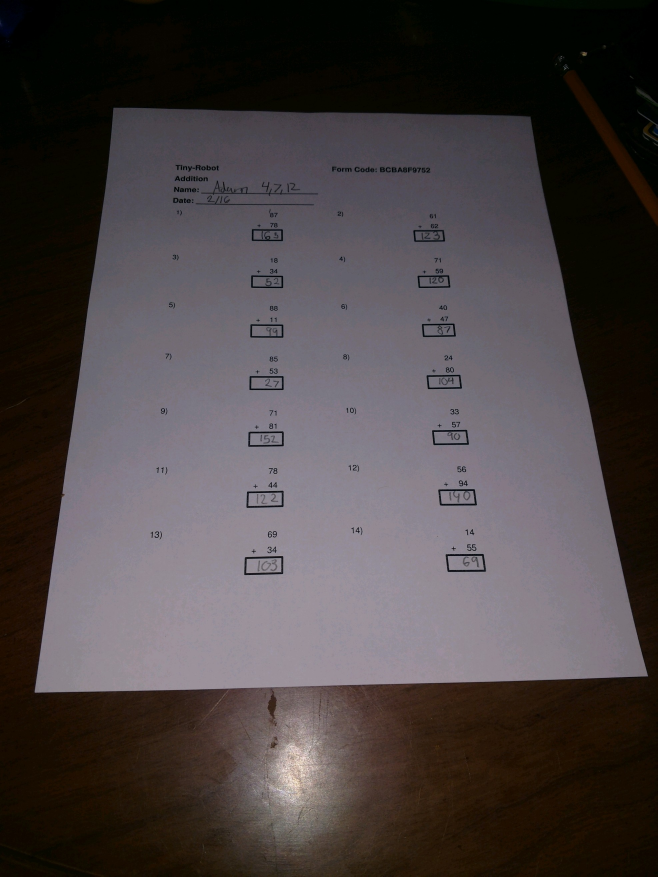
#> input picture images/BCBA8F9752.jpg, 1972 x 2629 px (shown at 1/3 size)
$ python extractor.py   (older library calls are emulated)
#> lines starting #> are read from the running program, lines starting #| are printed output that depends on the picture; after the words box and inside, x2 and y2 are one past the last pixel; in counts of white or black regions, pixels touching at a corner belong together
### helpers.py
import math

import cv2
import numpy as np


'''
Image manipulation helper functions
code adpated from https://github.com/prajwalkr/SnapSudoku/
'''

def show(img, window_name='Image'):
    screen_res = 1280.0, 720.0
    scale_width = screen_res[0] / img.shape[1]
    scale_height = screen_res[1] / img.shape[0]
    scale = min(scale_width, scale_height)
    window_width = int(img.shape[1] * scale)
    window_height = int(img.shape[0] * scale)

    cv2.namedWindow(window_name, cv2.WINDOW_NORMAL)
    cv2.resizeWindow(window_name, window_width, window_height)

    cv2.imshow(window_name, img)
    cv2.waitKey(0)
    cv2.destroyAllWindows()

def load_image(path):
    print(path)
    color_img = cv2.imread(path)
    if color_img is None:
        raise IOError('Image not loaded')
    print('Image loaded.')
    return color_img

def is_cv2():
    return cv2.__version__.startswith('2.')

def thresholdify(img):
    img = cv2.adaptiveThreshold(img.astype(np.uint8), 255, cv2.ADAPTIVE_THRESH_GAUSSIAN_C,
                                cv2.THRESH_BINARY, 11, 2)
    return 255 - img


# [52 lines left out: functions get_sorted_contours, sort_contours, filter_contours, not called in this run]

def save_image(full_path, image):
    cv2.imwrite(full_path, image)

def save_images(folder, prefix, images):
    for i, image in enumerate(images):
        save_image("{}{}{}.png".format(folder, prefix, str(i+1)), image)

# [38 lines left out: function find_contours, not called in this run]


def largest_contour(image):
    if is_cv2():
        contours, _ = cv2.findContours(
            image, cv2.RETR_TREE, cv2.CHAIN_APPROX_SIMPLE)
    else:
        _, contours, _ = cv2.findContours(
            image, cv2.RETR_TREE, cv2.CHAIN_APPROX_SIMPLE)
    return max(contours, key=cv2.contourArea)

# [28 lines left out: functions largest_4_sided_contour, show_all_contours, not called in this run]

def round_to_multiple(x, base=5):
    return int(base * round(float(x)/base))

# [43 lines left out: function resize_and_fill, not called in this run]

def make_it_letter(image, side_length=306):
    return cv2.resize(image, (side_length, int(side_length * (11/8.5))))

def area(image):
    return float(image.shape[0] * image.shape[1])


# [5 lines left out: function get_centers_of_contour, not called in this run]


def cut_out_rect(image, contour):
    x, y, w, h = cv2.boundingRect(contour)
    image = image[y:y + h, x:x + w]
    return image

# [5 lines left out: function binarized, not called in this run]

def approx(cnt, perc_of_arc=0.01):
    ''' cnt: opencv contour
        perc_of_arc: see https://docs.opencv.org/3.1.0/dd/d49/tutorial_py_contour_features.html
    '''
    peri = cv2.arcLength(cnt, True)
    app = cv2.approxPolyDP(cnt, perc_of_arc * peri, True)
    return app

def get_corners(processed_image):
    ''' gets corners from the largest quadrlateral in an image '''
    largest = largest_contour(processed_image)
    app = approx(largest)
    corners = get_rectangle_corners(app)
    return corners

def get_rectangle_corners(cnt):
    ''' gets corners from a contour '''

    pts = cnt.reshape(cnt.shape[0], 2)
    rect = np.zeros((4, 2), dtype="float32")

    # the top-left point has the smallest sum whereas the
    # bottom-right has the largest sum
    s = pts.sum(axis=1)
    rect[0] = pts[np.argmin(s)]
    rect[2] = pts[np.argmax(s)]

    # compute the difference between the points -- the top-right
    # will have the minumum difference and the bottom-left will
    # have the maximum difference
    diff = np.diff(pts, axis=1)
    rect[1] = pts[np.argmin(diff)]
    rect[3] = pts[np.argmax(diff)]
    return rect

def convert_to_grayscale(image):
    return cv2.cvtColor(image, cv2.COLOR_BGR2GRAY)

def blur(image, pixels):
    return cv2.GaussianBlur(image, (pixels, pixels), 0)

def get_size(image):
    return image.shape[0:2]

def warp_perspective(rect, grid, size="letter", verbose=False):
    (top_left, top_right, bottom_right, bottom_left) = rect
    width_a = np.sqrt(((bottom_right[0] - bottom_left[0]) ** 2) + \
                    ((bottom_right[1] - bottom_left[1]) ** 2))
    width_b = np.sqrt(((top_right[0] - top_left[0]) ** 2) + \
                    ((top_right[1] - top_left[1]) ** 2))

    # ...and now for the height of our new image
    height_a = np.sqrt(((top_right[0] - bottom_right[0]) ** 2) + \
                        ((top_right[1] - bottom_right[1]) ** 2))
    height_b = np.sqrt(((top_left[0] - bottom_left[0]) ** 2) + \
                        ((top_left[1] - bottom_left[1]) ** 2))

    # take the maximum of the width and height values to reach
    # our final dimensions
    if size == "letter":
        max_width = max(int(width_a), int(width_b))
        max_height = int(max_width * (11/8.5))

    if size == "same":
        max_width = max(int(width_a), int(width_b))
        max_height = max(int(height_a), int(height_b))

    # construct our destination points which will be used to
    # map the screen to a top-down, "birds eye" view
    dst = np.array([
        [0, 0],
        [max_width - 1, 0],
        [max_width - 1, max_height - 1],
        [0, max_height - 1]], dtype="float32")

    # calculate the perspective transform matrix and warp
    # the perspective to grab the screen
    M = cv2.getPerspectiveTransform(rect, dst)

    if verbose:
        print(M)
    warp = cv2.warpPerspective(grid, M, (max_width, max_height))
    #return make_it_square(warp)
    return warp

# [5 lines left out: function get_structuring_element, not called in this run]

def dilate(image, iterations, kernel_type="ellipse"):
    kernel = get_structuring_element(kernel_type)
    return cv2.dilate(image, kernel, iterations=iterations)

def erode(image, iterations, kernel_type="ellipse"):
    kernel = get_structuring_element(kernel_type)
    return cv2.erode(image, kernel, iterations=iterations)

def ellipse_morph(image, size=2):
    kernel = cv2.getStructuringElement(cv2.MORPH_ELLIPSE, (size, size))
    return cv2.morphologyEx(image, cv2.MORPH_CLOSE, kernel)

### pipeline.py
class Pipeline(object):
    def __init__(self, pipeline):
        self.pipeline = pipeline

    def process_pipeline(self, image):
        for process in self.pipeline:
            image = process(image)
        return image

### extractor.py
import cv2

import helpers as Helpers
from pipeline import Pipeline


class Extractor(object):
    '''
        Stores and manipulates the input image to extract the worksheet
    '''

    def __init__(self, path, show_steps=False, save=False):
        self.image = Helpers.load_image(path)
#> in load_image, color_img is the input picture: shape (2629, 1972, 3); mean B, G, R 67.6, 66.8, 73.7

        # build the prepocessing pipleine
        pipeline = Pipeline([
            Helpers.convert_to_grayscale,
            lambda image: Helpers.blur(image, 5),
            Helpers.thresholdify,
            Helpers.ellipse_morph
        ])

        processed_image = pipeline.process_pipeline(self.image)
#> the loop in process_pipeline, `for process in self.pipeline:` made 4 passes
#> pass 3, in thresholdify, `img = cv2.adaptiveThreshold(img.astype(np.uint8), 255, cv2.ADAPTIVE_TH..`:
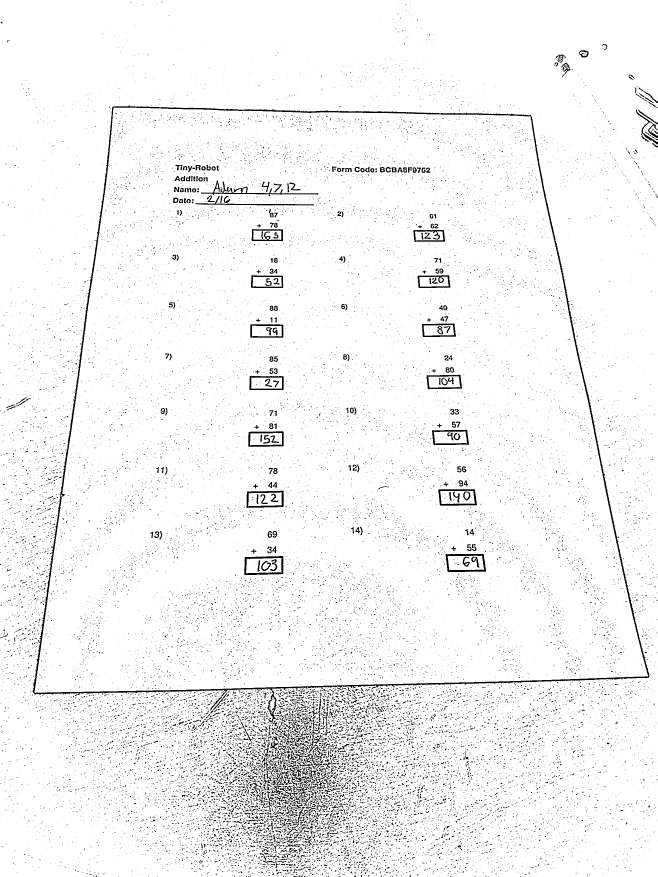
#> img: shape (2629, 1972) (shown at 1/3 size); 95.9% white; 24926 black regions (23685 under 20 px), largest, box (x1, y1, x2, y2) and area: (97, 316, 1948, 2171) 31007, (603, 541, 955, 589) 2041, (733, 1668, 850, 1725) 1810
#> pass 3, in process_pipeline, `image = process(image)`:
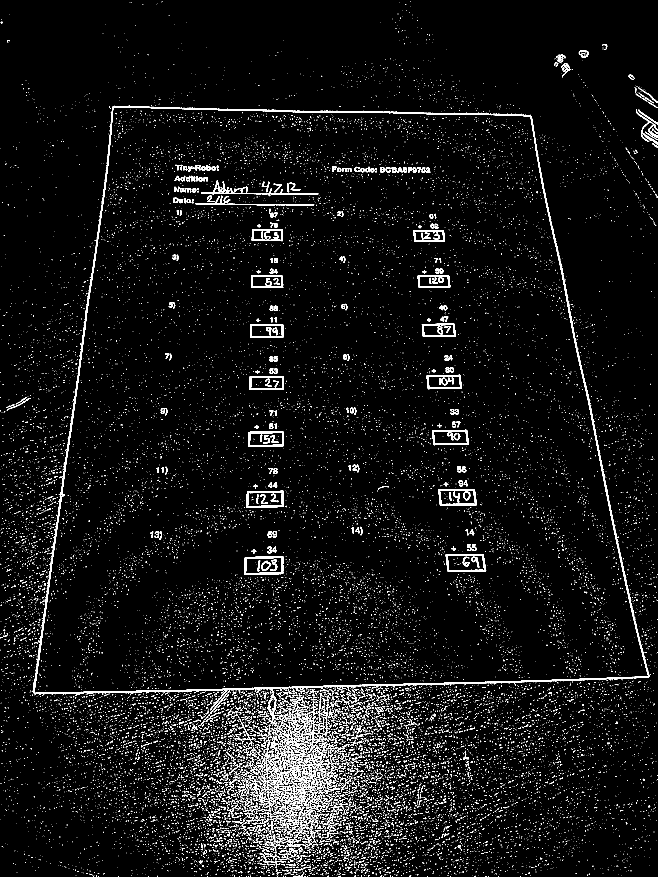
#> image: shape (2629, 1972) (shown at 1/3 size); 4.1% white; 24926 white regions (23685 under 20 px), largest, box (x1, y1, x2, y2) and area: (97, 316, 1948, 2171) 31007, (603, 541, 955, 589) 2041, (733, 1668, 850, 1725) 1810
#> after the loop in process_pipeline, `for process in self.pipeline:`:
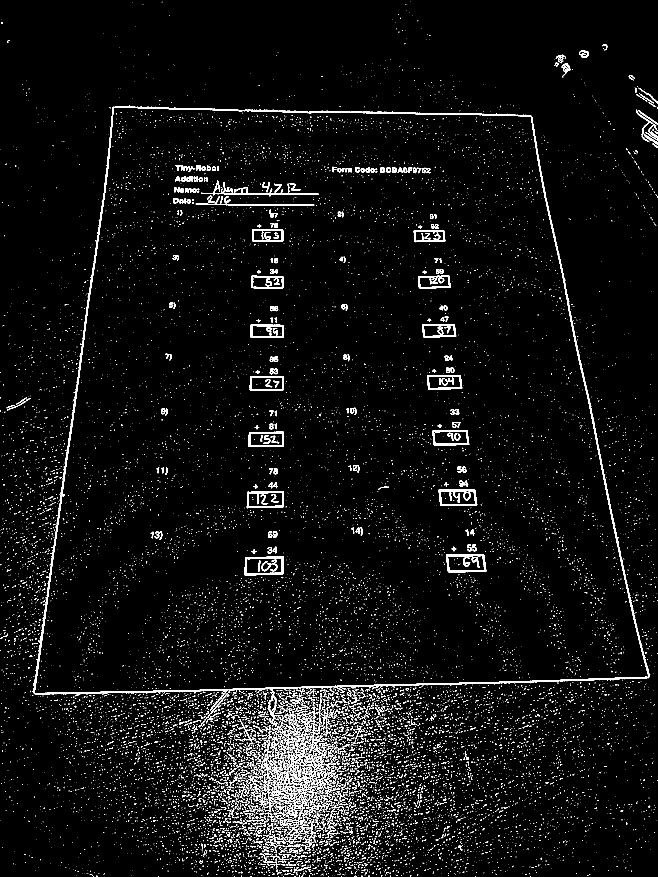
#> image: shape (2629, 1972) (shown at 1/3 size); 3.6% white; 16202 white regions (15084 under 20 px)

        # get the contour, crop it out, find the corners and straighten
        contour = Helpers.largest_contour(processed_image)
#> in largest_contour, `_, contours, _ = cv2.findContours( image, cv2.RETR_TREE, cv2.CHAIN_APP..`: contours = 16352 contours, 15635 with area under 20; largest, box (x1, y1, x2, y2) and area: (97, 317, 1949, 2171) 2668276, (103, 323, 1947, 2080) 2643580, (734, 1669, 851, 1726) 6122, (1338, 1663, 1459, 1717) 5976, (740, 1473, 852, 1525) 5246
#> contour = contour of 3242 points, box (x1, y1, x2, y2) (97, 317, 1949, 2171), area 2668276
        processed_image_cropped = Helpers.cut_out_rect(processed_image, contour)
#> in cut_out_rect, `x, y, w, h = cv2.boundingRect(contour)`: x = 97; y = 317; w = 1852; h = 1854
#> in cut_out_rect, `image = image[y:y + h, x:x + w]`:
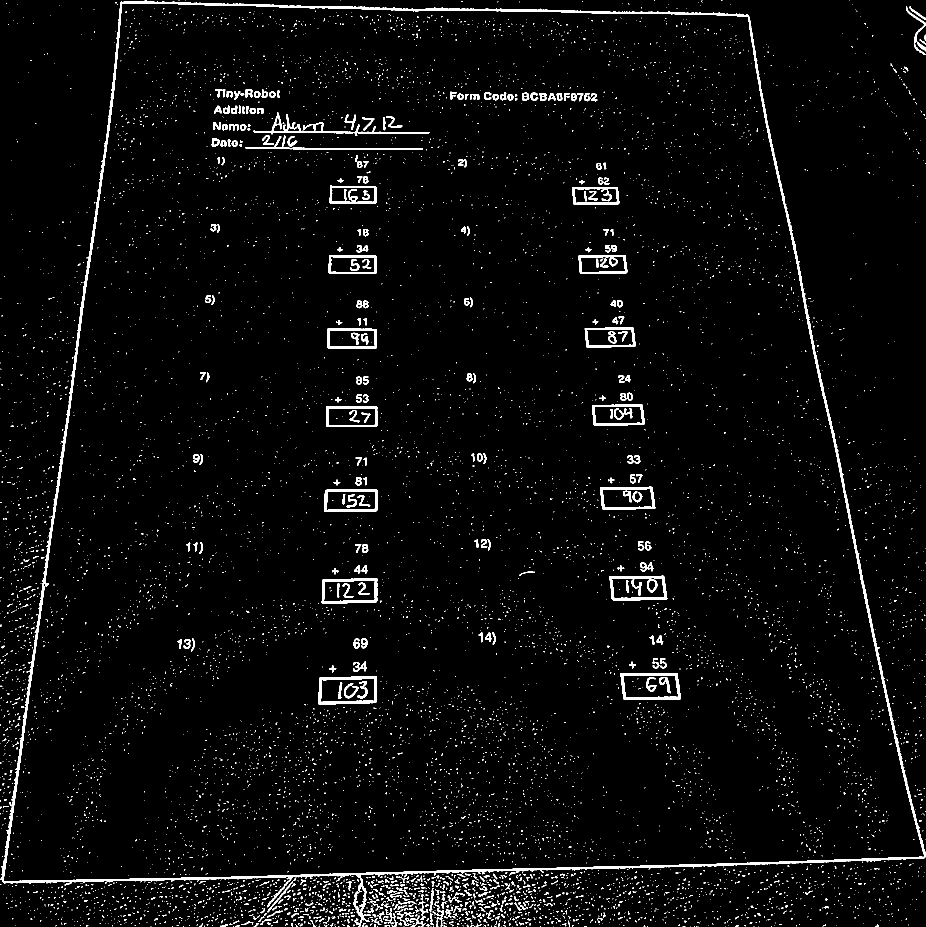
#> image: shape (1854, 1852) (shown at 1/2 size); 3.3% white; 9344 white regions (8914 under 20 px)
        corners = Helpers.get_corners(processed_image_cropped)
#> in largest_contour (call 2), `_, contours, _ = cv2.findContours( image, cv2.RETR_TREE, cv2.CHAIN_APP..`: contours = 9444 contours, 9083 with area under 20; largest, box (x1, y1, x2, y2) and area: (0, 0, 1852, 1854) 2668276, (6, 6, 1850, 1763) 2643580, (637, 1352, 754, 1409) 6122, (1241, 1346, 1362, 1400) 5976, (643, 1156, 755, 1208) 5246
#> in get_corners, `largest = largest_contour(processed_image)`: largest = contour of 3242 points, box (x1, y1, x2, y2) (0, 0, 1852, 1854), area 2668276
#> in approx, `peri = cv2.arcLength(cnt, True)`: peri = 8229.3
#> in approx, `app = cv2.approxPolyDP(cnt, perc_of_arc * peri, True)`: app = [[242, 3], [8, 1767], [711, 1749], [719, 1853], [721, 1748], [1847, 1717], [1495, 28]]
#> in get_rectangle_corners, `pts = cnt.reshape(cnt.shape[0], 2)`: pts has the same summary as app in approx
#> in get_rectangle_corners, `s = pts.sum(axis=1)`: s = [245, 1775, 2460, 2572, 2469, 3564, 1523]
#> in get_rectangle_corners, `diff = np.diff(pts, axis=1)`: diff = [-239, 1759, 1038, 1134, 1027, -130, -1467]
#> in get_corners, `corners = get_rectangle_corners(app)`: corners = [[242, 3], [1495, 28], [1847, 1717], [8, 1767]]
#> corners = [[242, 3], [1495, 28], [1847, 1717], [8, 1767]]

        # apply the same cropping and warping to the original image
        image_cropped = Helpers.cut_out_rect(self.image, contour)
#> in cut_out_rect (call 2), `image = image[y:y + h, x:x + w]`:
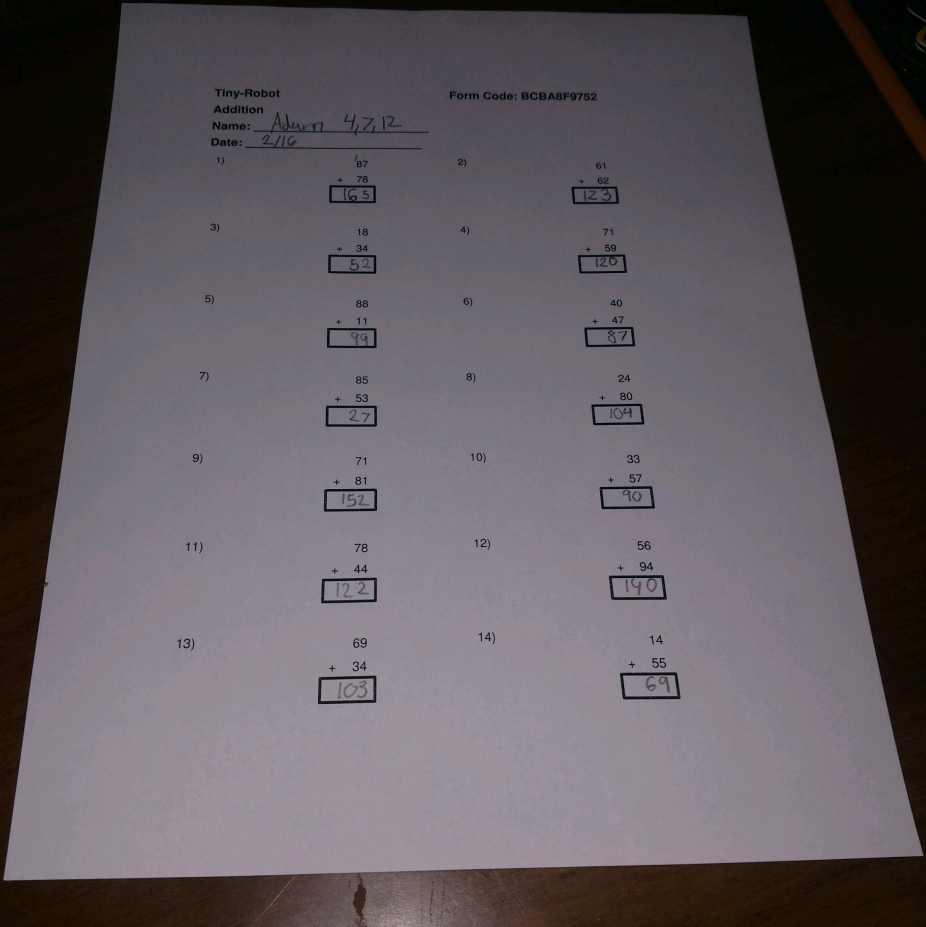
#> image: shape (1854, 1852, 3) (shown at 1/2 size); mean of channels 0, 1, 2 95.2, 89.7, 96.3; drawn as B, G, R
        straigtened_image = Helpers.warp_perspective(corners, image_cropped)
#> in warp_perspective, `(top_left, top_right, bottom_right, bottom_left) = rect`: top_left = [242, 3]; top_right = [1495, 28]; bottom_right = [1847, 1717]; bottom_left = [8, 1767]
#> in warp_perspective, `width_a = np.sqrt(((bottom_right[0] - bottom_left[0]) ** 2) + \ ((bott..`: width_a = 1839.7
#> in warp_perspective, `width_b = np.sqrt(((top_right[0] - top_left[0]) ** 2) + \ ((top_right[..`: width_b = 1253.2
#> in warp_perspective, `height_a = np.sqrt(((top_right[0] - bottom_right[0]) ** 2) + \ ((top_r..`: height_a = 1725.3
#> in warp_perspective, `height_b = np.sqrt(((top_left[0] - bottom_left[0]) ** 2) + \ ((top_lef..`: height_b = 1779.5
#> in warp_perspective, `max_width = max(int(width_a), int(width_b))`: max_width = 1839
#> in warp_perspective, `max_height = int(max_width * (11/8.5))`: max_height = 2379
#> in warp_perspective, `dst = np.array([ [0, 0], [max_width - 1, 0], [max_width - 1, max_heigh..`: dst = [[0, 0], [1838, 0], [1838, 2378], [0, 2378]]
#> in warp_perspective, `M = cv2.getPerspectiveTransform(rect, dst)`: M = [[1.4, 0.186, -340.3], [-0.0395, 1.98, 3.62], [-3.2e-05, 0.000267, 1]]
#> in warp_perspective, `warp = cv2.warpPerspective(grid, M, (max_width, max_height))`:
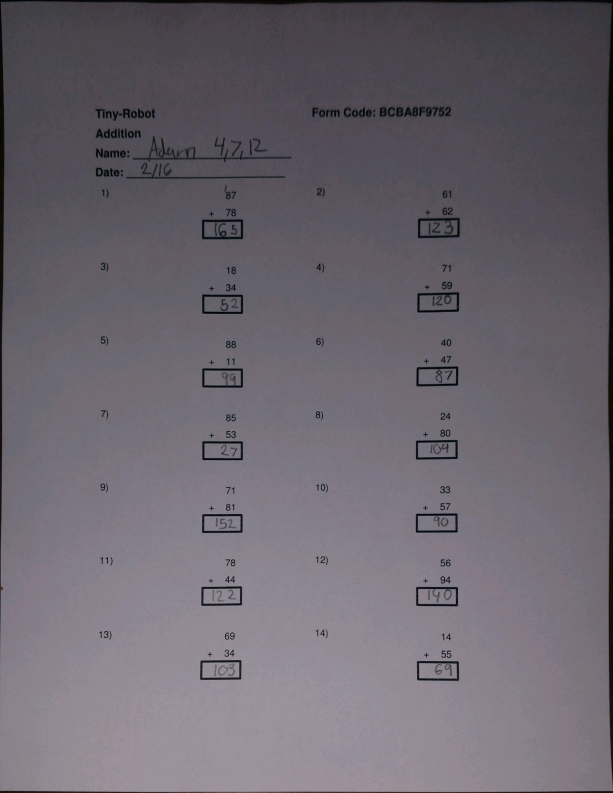
#> warp: shape (2379, 1839, 3) (shown at 1/3 size); mean of channels 0, 1, 2 111.2, 102.2, 107.7; drawn as B, G, R

        if show_steps:
            Helpers.show(processed_image, 'Preprocessing')
            Helpers.show(processed_image_cropped, 'Processed image cropped')
            Helpers.show(image_cropped, 'Original image cropped')
            Helpers.show(straigtened_image, 'Final image')

        self.final = straigtened_image

        if save:
            Helpers.save_image('images/processed_org2.png', self.gray2)

        return None
if __name__ == '__main__':
    ext = Extractor('images/BCBA8F9752.jpg', True)
